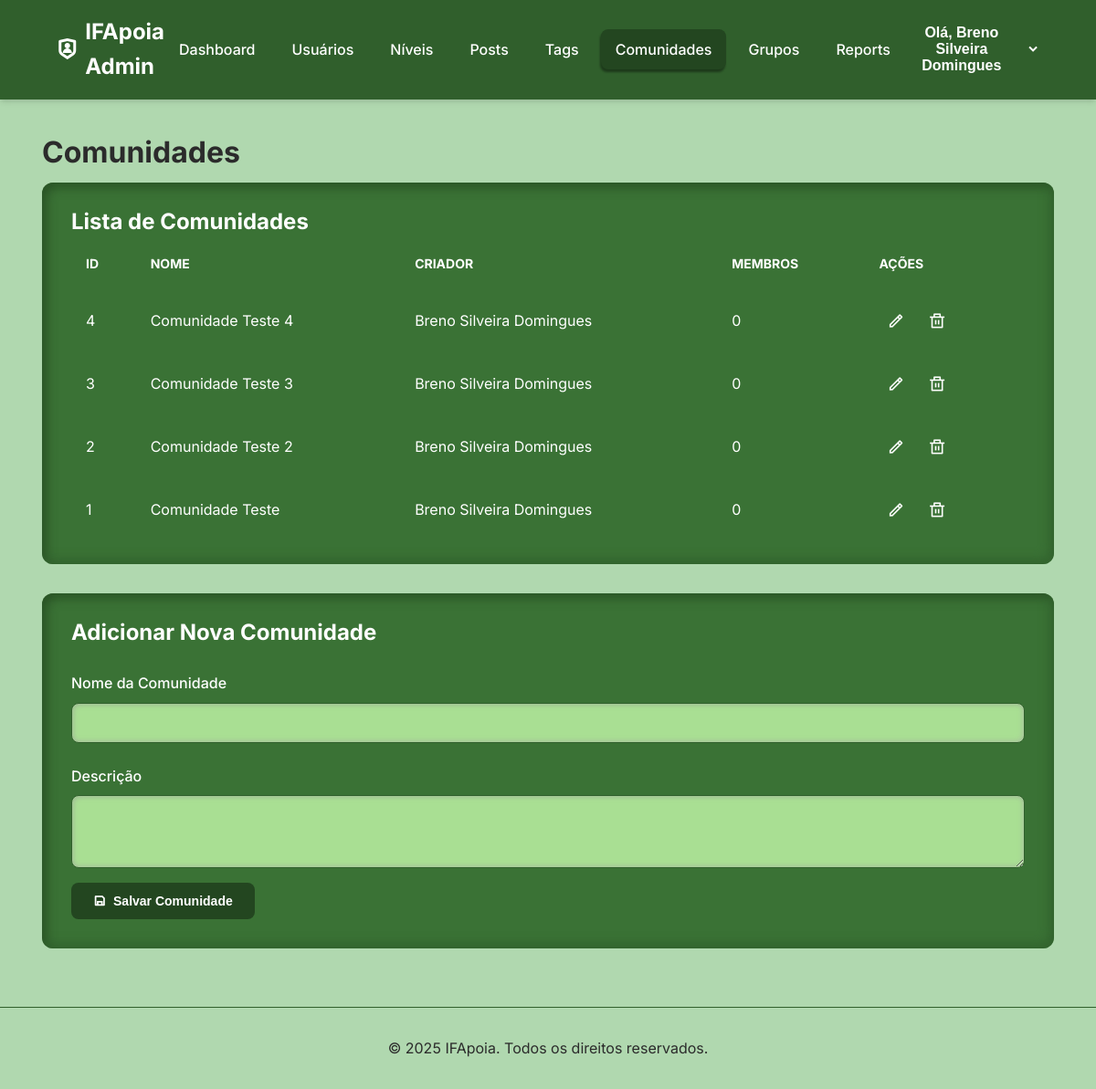
The app's page /modules/admin/admin_communities.php (signed in) with its own data.
### tables this page shows
CREATE TABLE `communities` (
  `community_id` int(11) NOT NULL,
  `name` varchar(100) NOT NULL,
  `description` varchar(255) NOT NULL,
  `image_url` varchar(255) DEFAULT NULL,
  `creator_id` int(11) NOT NULL,
  `created_at` timestamp NOT NULL DEFAULT current_timestamp()
);

CREATE TABLE `users` (
  `user_id` int(11) NOT NULL,
  `role_id` int(11) DEFAULT 4,
  `full_name` varchar(100) NOT NULL,
  `email` varchar(100) NOT NULL,
  `password_hash` varchar(255) NOT NULL,
  `state` varchar(100) DEFAULT NULL,
  `campus` varchar(100) DEFAULT NULL,
  `gender` varchar(100) DEFAULT NULL,
  `sexual_orientation` varchar(100) DEFAULT NULL,
  `profile_image_url` varchar(255) DEFAULT '../src/assets/img/default-user.png',
  `cover_image_url` varchar(255) DEFAULT NULL,
  `bio` text DEFAULT NULL,
  `created_at` timestamp NOT NULL DEFAULT current_timestamp(),
  `updated_at` timestamp NOT NULL DEFAULT current_timestamp() ON UPDATE current_timestamp()
);

### modules/admin/admin_communities.php (the view, shortened to what this page needs)
<?php
include('admin_header.php');
$community_to_edit = null;
$sql_lista = "SELECT c.*, COUNT(uc.user_id) as total_members, u.full_name as creator_name
              FROM communities c
              LEFT JOIN user_communities uc ON c.community_id = uc.community_id
              JOIN users u ON c.creator_id = u.user_id
              GROUP BY c.community_id
              ORDER BY c.community_id DESC";
$communities_result = $pdo->query($sql_lista);
?>
<main class="container">
    <h1>Comunidades</h1>
    <div class="table-container">
        <h2>Lista de Comunidades</h2>
        <table>
            <thead>
                <tr>
                    <th>ID</th>
                    <th>Nome</th>
                    <th>Criador</th>
                    <th>Membros</th>
                    <th>Ações</th>
                </tr>
            </thead>
            <tbody>
                <?php if ($communities_result && $communities_result->rowCount() > 0): ?>
                    <?php while ($comm = $communities_result->fetch(PDO::FETCH_ASSOC)): ?>
                        <tr>
                            <td><?php echo $comm['community_id']; ?></td>
                            <td><?php echo htmlspecialchars($comm['name']); ?></td>
                            <td><?php echo htmlspecialchars($comm['creator_name']); ?></td>
                            <td><?php echo $comm['total_members']; ?></td>
                            <td class="actions">
                                <a href="admin_communities.php?edit_id=<?php echo $comm['community_id']; ?>#form-community" class="btn btn-icon btn-edit" title="Editar">
                                    <i class="ri-pencil-line"></i>
                                </a>
                                <a href="admin_communities.php?action=delete&id=<?php echo $comm['community_id']; ?>" onclick="return confirm('Tem a certeza? A comunidade e todas as suas associações serão removidas.');" class="btn btn-icon btn-delete" title="Apagar">
                                    <i class="ri-delete-bin-line"></i>
                                </a>
                            </td>
                        </tr>
                    <?php endwhile; ?>
                <?php else: ?>
                    <tr>
                        <td colspan="5">Nenhuma comunidade encontrada.</td>
                    </tr>
                <?php endif; ?>
            </tbody>
        </table>
    </div>
    <div class="form-container" id="form-community">
        <h2><?php echo $community_to_edit ? 'Editar Comunidade' : 'Adicionar Nova Comunidade'; ?></h2>
        <form action="admin_communities.php" method="POST">
            <div class="form-group">
                <label for="name">Nome da Comunidade</label>
                <input type="text" id="name" name="name" value="<?php echo htmlspecialchars($community_to_edit['name'] ?? ''); ?>" required>
            </div>
            <div class="form-group">
                <label for="description">Descrição</label>
                <textarea id="description" name="description" rows="3" required><?php echo htmlspecialchars($community_to_edit['description'] ?? ''); ?></textarea>
            </div>
            <div class="form-actions">
                <button type="submit" name="save_community" class="btn btn-primary">
                    <i class="ri-save-line"></i> Salvar Comunidade
                </button>
            </div>
        </form>
    </div>
</main>
<?php include 'admin_footer.php'; ?>

### src/assets/css/admin.css (style rules this page uses)
:root { --primary-color: #305F2C; --secondary-color: #a9df93; --background-color: #b0d8af; --accent-color: #3a7235; --card-bg-color: transparent; --text-color: #ffffff; --text-muted-color: #2b2b2b; --border-color: var(--primary-color); --danger-color: #e44040; --warning-color: #e7772c; --success-color: #38a169; --info-color: #234620; --padrao-color: #6c757d; --box-shadow: 0 4px 6px -1px rgba(0, 0, 0, 0.1), 0 2px 4px -1px rgba(0, 0, 0, 0.06); --border: 2px solid var(--border-color); }
* { box-sizing: border-box; margin: 0; padding: 0; }
body { font-family: 'Inter', sans-serif; background-color: var(--background-color); color: var(--text-color); line-height: 1.6; }
.container { width: 95%; max-width: 1400px; margin: 0 auto; padding: 2rem 1rem; }
main>h1 { font-size: 2rem; margin-bottom: 0.5rem; color: var(--text-muted-color); font-weight: bold; }
.form-container, .table-container { background-color: var(--accent-color); padding: 1.5rem 2rem; border-radius: 12px; box-shadow: inset -5px -5px 12px rgba(48, 95, 44, 0.7), inset 5px 5px 12px rgba(35, 70, 32, 0.7); margin-bottom: 2rem; }
table { width: 100%; border-collapse: collapse; }
th, td { padding: 1rem; text-align: left; color: var(--text-color); vertical-align: middle; }
thead th { font-size: 0.875rem; text-transform: uppercase; color: var(--text-color); background-color: var(--card-bg-color); }
.actions { display: flex; align-items: center; gap: 0.5rem; }
.actions i { font-weight: 400; }
.form-group { margin-top: 1.5rem; }
label { display: block; font-weight: 500; margin-bottom: 0.5rem; }
input[type="text"], input[type="search"], textarea, select { background-color: var(--background-color); width: 100%; padding: 0.75rem 1rem; border: 1px solid var(--border-color); border-radius: 8px; font-size: 1rem; transition: all 0.3s ease; }
input[type="text"], textarea, select { background-color: var(--secondary-color); box-shadow: inset -2px -2px 5px rgba(168, 168, 168, 0.4), inset 2px 2px 5px rgba(153, 153, 153, 0.4); }
input::placeholder { color: var(--info-color); opacity: 0.7; }
.btn { padding: 0.75rem 1.5rem; border: none; border-radius: 8px; cursor: pointer; font-size: 14px; font-weight: 600; text-decoration: none; display: inline-flex; align-items: center; gap: 0.5rem; transition: all 0.3s ease; }
.btn-primary { background-color: var(--info-color); color: white; margin: 0.5rem 0; }
.btn-icon { padding: 0.5rem; background: none; border: 1px solid transparent; }
.btn-icon i { font-size: 1.2rem; line-height: 1; color: var(--text-color); }
.btn-delete { color: var(--danger-color); }
.btn-edit { color: var(--warning-color); }

### records on screen
communities: community_id "4", name "Comunidade Teste 4", creator.full_name "Breno Silveira Domingues", total_members "0"
communities: community_id "3", name "Comunidade Teste 3", creator.full_name "Breno Silveira Domingues", total_members "0"
communities: community_id "2", name "Comunidade Teste 2", creator.full_name "Breno Silveira Domingues", total_members "0"
communities: community_id "1", name "Comunidade Teste", creator.full_name "Breno Silveira Domingues", total_members "0"

### other values on screen
$_SESSION['full_name'] "Breno Silveira Domingues"
